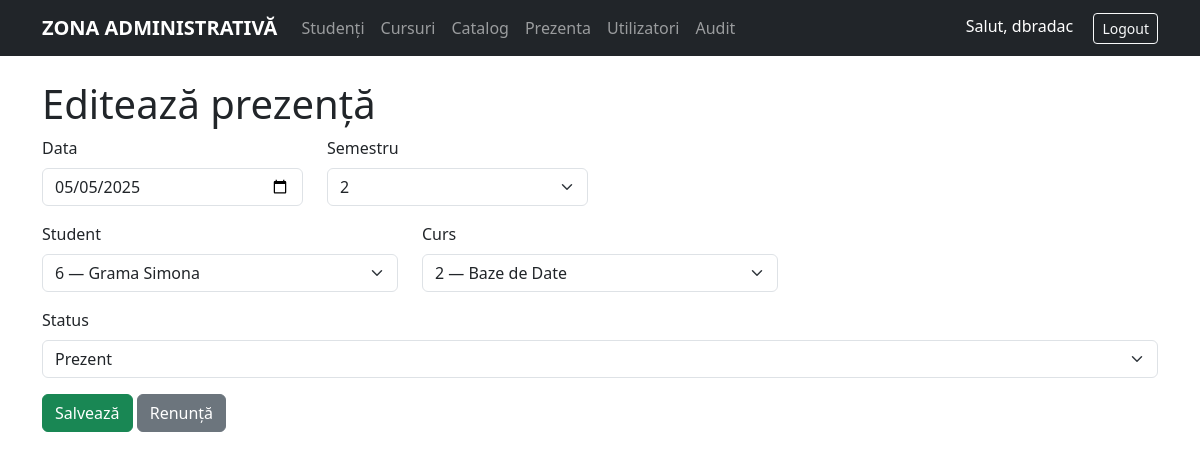
Screenshot of /index.php?resource=attendance&action=edit&id=3 (signed in) with the database file from the repository.
### tables this page shows
CREATE TABLE `Prezente` (
  `ID_Prezenta` int(11) NOT NULL,
  `Data` date NOT NULL,
  `ID_Student` int(11) NOT NULL,
  `ID_Curs` int(11) NOT NULL,
  `Status` enum('prezent','absent') NOT NULL,
  `Semester` tinyint(1) NOT NULL COMMENT '1 = semestrul 1, 2 = semestrul 2'
);

CREATE TABLE `Studenti` (
  `ID_Student` int(11) NOT NULL,
  `Nume` varchar(50) NOT NULL,
  `Prenume` varchar(50) NOT NULL,
  `Email` varchar(100) NOT NULL,
  `Telefon` varchar(20) NOT NULL COMMENT 'număr de telefon',
  `An_Studiu` tinyint(4) NOT NULL CHECK (`An_Studiu` between 1 and 6)
);

CREATE TABLE `Cursuri` (
  `ID_Curs` int(11) NOT NULL,
  `Denumire` varchar(100) NOT NULL,
  `Profesor_Titular` varchar(100) NOT NULL,
  `Nr_Credite` tinyint(4) NOT NULL CHECK (`Nr_Credite` > 0),
  `Semester` tinyint(1) NOT NULL COMMENT '1 = semestrul 1, 2 = semestrul 2'
);

### src/Controllers/AttendanceController.php (called while the page is built, shortened)
<?php
class AttendanceController extends Controller
{
    private Attendance $model;
    public function __construct(){ $this->model = new Attendance(); }
    public function edit()
    {
        $id=$_GET['id']??null; if(!$id){header('Location: index.php?resource=attendance');exit;}
        $students=(new Student())->all();
        $courses =(new Course())->all();
        $item=$this->model->find($id);
        include __DIR__.'/../../views/attendance/form.php';
    }
}

### index.php (called while the page is built, shortened)
<?php
$resource = $_GET['resource'] ?? 'students';
$action   = $_GET['action']   ?? 'index';
switch ($resource) {
        case 'attendance':
    $ctrl = new \App\Controllers\AttendanceController();
    break;
}
call_user_func([$ctrl, $action]);

### autoload.php (called while the page is built, shortened)
<?php
spl_autoload_register(function($class) {
    $prefix = 'App\\';
    $baseDir = __DIR__ . '/src/';
    $len = strlen($prefix);
    $relative = str_replace('\\', '/', substr($class, $len));
    $file = $baseDir . $relative . '.php';
});

### src/Core/Database.php (called while the page is built, shortened)
<?php
class Database {
    private static $instance;
    private $pdo;
    private function __construct() {
        $dsn = "mysql:host=" . DB_HOST . ";dbname=" . DB_NAME . ";charset=utf8mb4";
        $this->pdo = new PDO($dsn, DB_USER, DB_PASS, [
            PDO::ATTR_ERRMODE => PDO::ERRMODE_EXCEPTION,
            PDO::ATTR_DEFAULT_FETCH_MODE => PDO::FETCH_ASSOC,
        ]);
    }
    public static function getInstance() {
        if (!self::$instance) self::$instance = new self();
        return self::$instance;
    }
    public function getConnection() {
        return $this->pdo;
    }
}

### src/Models/Attendance.php (called while the page is built, shortened)
<?php
class Attendance
{
    private PDO $db;
    public function __construct()
    {
        $this->db = Database::getInstance()->getConnection();
    }
    public function find(int $id): ?array
    {
        $st = $this->db->prepare("SELECT * FROM Prezente WHERE ID_Prezenta = ?");
        $st->execute([$id]);
        return $st->fetch() ?: null;
    }
}

### src/Models/Student.php (called while the page is built, shortened)
<?php
class Student
{
    private PDO $db;
    public function __construct()
    {
        $this->db = Database::getInstance()->getConnection();
    }
    public function search(string $q = '', string $an = ''): array
    {
        $sql  = "SELECT * FROM Studenti WHERE 1";
        $args = [];
        $st = $this->db->prepare($sql);
        $st->execute($args);
        return $st->fetchAll();
    }
    public function all()        { return $this->search(); }
}

### src/Models/Course.php (called while the page is built, shortened)
<?php
class Course {
    private PDO $db;
    public function __construct() {
        $this->db = Database::getInstance()->getConnection();
    }
    public function all() {
        return $this->db
            ->query("SELECT * FROM Cursuri ORDER BY ID_Curs DESC")
            ->fetchAll();
    }
}

### views/attendance/form.php (the view, shortened to what this page needs)
<?php include __DIR__.'/../templates/header.php'; ?>
<h1><?= isset($item)?'Editează':'Adaugă' ?> prezență</h1>
<form method="post" action="">
  <div class="row">
    <div class="col-md-3 mb-3">
      <label class="form-label">Data</label>
      <input name="data" type="date"
             value="<?= $item['Data'] ?? date('Y-m-d') ?>"
             class="form-control" required>
    </div>
    <div class="col-md-3 mb-3">
      <label class="form-label">Semestru</label>
      <select name="semester" class="form-select" required>
        <?php for ($s=1;$s<=2;$s++): ?>
          <option value="<?= $s ?>"
            <?= isset($item)&&$item['Semester']==$s?'selected':'' ?>><?= $s ?></option>
        <?php endfor; ?>
      </select>
    </div>
  </div>
  <div class="row">
    <div class="col-md-4 mb-3">
      <label class="form-label">Student</label>
      <select name="id_student" class="form-select" required>
        <?php foreach ($students as $st): ?>
          <option value="<?= $st['ID_Student'] ?>"
            <?= isset($item)&&$item['ID_Student']==$st['ID_Student']?'selected':'' ?>>
            <?= $st['ID_Student'] ?> — <?= htmlspecialchars($st['Nume'].' '.$st['Prenume']) ?>
          </option>
        <?php endforeach; ?>
      </select>
    </div>
    <div class="col-md-4 mb-3">
      <label class="form-label">Curs</label>
      <select name="id_curs" class="form-select" required>
        <?php foreach ($courses as $c): ?>
          <option value="<?= $c['ID_Curs'] ?>"
            <?= isset($item)&&$item['ID_Curs']==$c['ID_Curs']?'selected':'' ?>>
            <?= $c['ID_Curs'] ?> — <?= htmlspecialchars($c['Denumire']) ?>
          </option>
        <?php endforeach; ?>
      </select>
    </div>
  </div>
  <div class="mb-3">
    <label class="form-label">Status</label>
    <select name="status" class="form-select" required>
      <option value="prezent" <?= isset($item)&&$item['Status']=='prezent'?'selected':'' ?>>Prezent</option>
    </select>
  </div>
  <button class="btn btn-success">Salvează</button>
  <a href="index.php?resource=attendance" class="btn btn-secondary">Renunță</a>
</form>
<?php include __DIR__.'/../templates/footer.php'; ?>

### rows the page displays
prezente: data "05/05/2025", semester "2", id_student "6 — Grama Simona", id_curs "2 — Baze de Date", status "Prezent"

### other values shown
$_SESSION['user']['username'] "dbradac"
